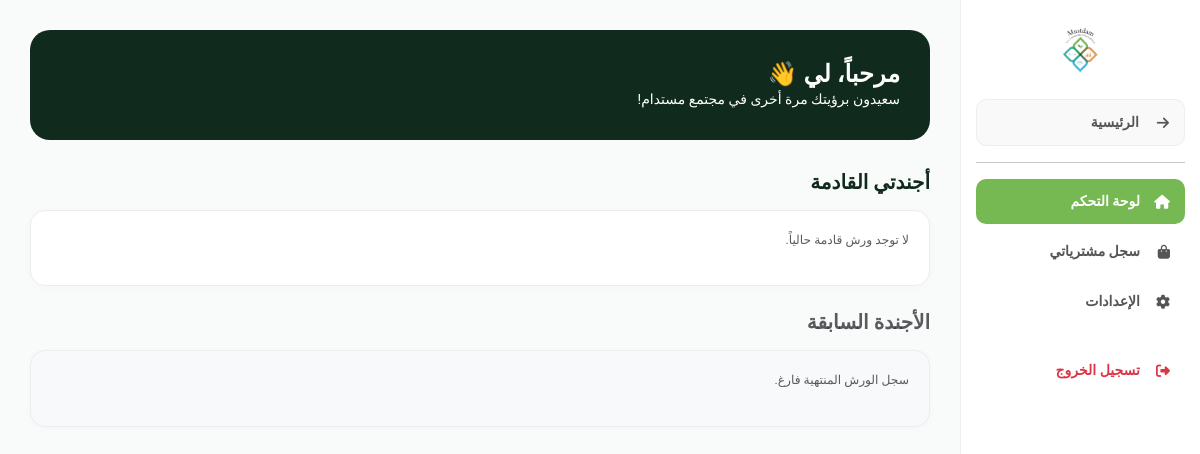
Page /profile (signed in) on the earlier database version.
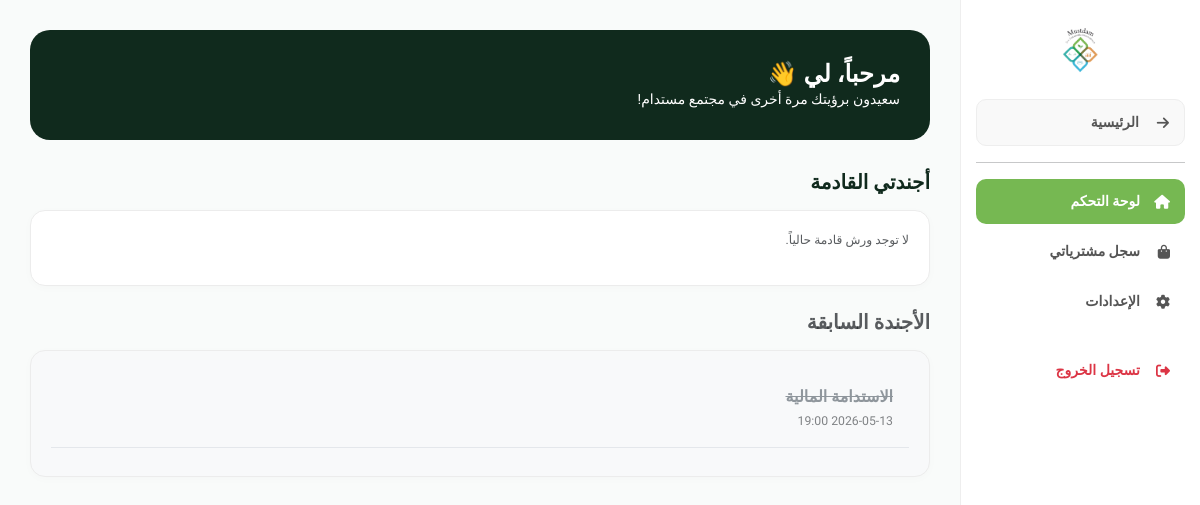
Same page on the later database version.
### tables this page shows
CREATE TABLE events (
        id INTEGER PRIMARY KEY AUTOINCREMENT,
        title TEXT NOT NULL,
        description TEXT,
        date_time TEXT,
        location TEXT
    );

### app.py (the view)
@app.route('/profile')
def profile():
    if 'user_id' not in session: return redirect(url_for('login'))
    user_id = session['user_id']
    conn = get_db_connection()
    cursor = conn.cursor()
    user_info = cursor.execute("SELECT * FROM users WHERE id=?", (user_id,)).fetchone()
    orders = cursor.execute("SELECT * FROM orders WHERE user_id=?", (user_id,)).fetchall()
    all_events = cursor.execute('''SELECT e.title, e.date_time, e.location
                                   FROM events e
                                   INNER JOIN event_registrations r ON e.id = r.event_id
                                   WHERE r.user_id=?''', (user_id,)).fetchall()
    now = datetime.now()
    agenda = []
    past_agenda = []
    for event in all_events:
        try:
            raw_date = event['date_time'] # القراءة دايركت باسم الحقل
            if raw_date:
                event_time = datetime.strptime(raw_date, '%Y-%m-%d %H:%M')
                if event_time > now:
                    agenda.append(event)
                else:
                    past_agenda.append(event)
            else:
                agenda.append(event)
        except Exception as e:
            print(f"Error parsing date: {e}")
            agenda.append(event)
    conn.close()
    return render_template('profile.html', user=user_info, orders=orders, agenda=agenda, past_agenda=past_agenda)

### app.py (called while the page is built)
def get_db_connection():
    conn = sqlite3.connect(DB_PATH)
    conn.row_factory = sqlite3.Row
    return conn

### templates/profile.html (shortened to what this page needs)
<!DOCTYPE html>
<html lang="ar" dir="rtl">
<head>
    <link href="https://cdn.jsdelivr.net/npm/bootstrap@5.3.0/dist/css/bootstrap.min.css" rel="stylesheet">
    <link rel="stylesheet" href="https://cdnjs.cloudflare.com/ajax/libs/font-awesome/6.4.0/css/all.min.css">
</head>
<body>
    <div class="sidebar" id="sidebar">
        <div class="text-center mb-4">
            <img src="/static/logo1.png" alt="Logo" style="height: 50px;" onerror="this.src='https://via.placeholder.com/50'">
        </div>
        <nav>
            <a href="/" class="nav-link-custom mb-3" style="border: 1px solid #eee; background-color: #f9f9f9;">
                <i class="fas fa-arrow-right"></i> الرئيسية
            </a>
            <hr>
            <div id="btn-home" class="nav-link-custom active" onclick="showSection('home', this)"><i class="fas fa-home"></i> لوحة التحكم</div>
            <div id="btn-orders" class="nav-link-custom" onclick="showSection('orders', this)"><i class="fas fa-shopping-bag"></i> سجل مشترياتي</div>
            <div id="btn-settings" class="nav-link-custom" onclick="showSection('settings', this)"><i class="fas fa-cog"></i> الإعدادات</div>
            <a href="/logout" class="nav-link-custom text-danger mt-4"><i class="fas fa-sign-out-alt"></i> تسجيل الخروج</a>
        </nav>
    </div>
    <div class="main-content">
        <div class="welcome-card">
            <div>
                <h2>مرحباً، {{ user[1] }} 👋</h2>
                <p class="mb-0">سعيدون برؤيتك مرة أخرى في مجتمع مستدام!</p>
            </div>
        </div>
        <div id="home" class="content-section active">
    <h5 class="fw-bold mb-3" style="color: var(--dark-forest);"> أجندتي القادمة</h5>
    <div class="card-custom mb-4">
        {% if agenda %}
            {% for item in agenda %}
            <div class="p-3 mb-2 border-bottom text-end">
                <h6 class="fw-bold text-success mb-1">{{ item[0] }}</h6>
                <small class="text-muted">{{ item[1] }} | {{ item[2] }}</small>
            </div>
            {% endfor %}
        {% else %}
            <p class="text-muted small">لا توجد ورش قادمة حالياً.</p>
        {% endif %}
    </div>
    <h5 class="fw-bold mb-3 text-muted"> الأجندة السابقة</h5>
    <div class="card-custom" style="background-color: #f8f9fa;">
        {% if past_agenda %}
            {% for item in past_agenda %}
            <div class="p-3 mb-2 border-bottom text-end opacity-75">
                <h6 class="fw-bold text-secondary mb-1" style="text-decoration: line-through;">{{ item[0] }}</h6>
                <small class="text-muted">{{ item[1] }}</small>
            </div>
            {% endfor %}
        {% else %}
            <p class="text-muted small">سجل الورش المنتهية فارغ.</p>
        {% endif %}
    </div>
</div>
    </div>
</body>
</html>

Differences in the rows shown:
added events: title "الاستدامة المالية", date_time "2026-05-13 19:00"
Other differences:
text no longer shown: "سجل الورش المنتهية فارغ."
